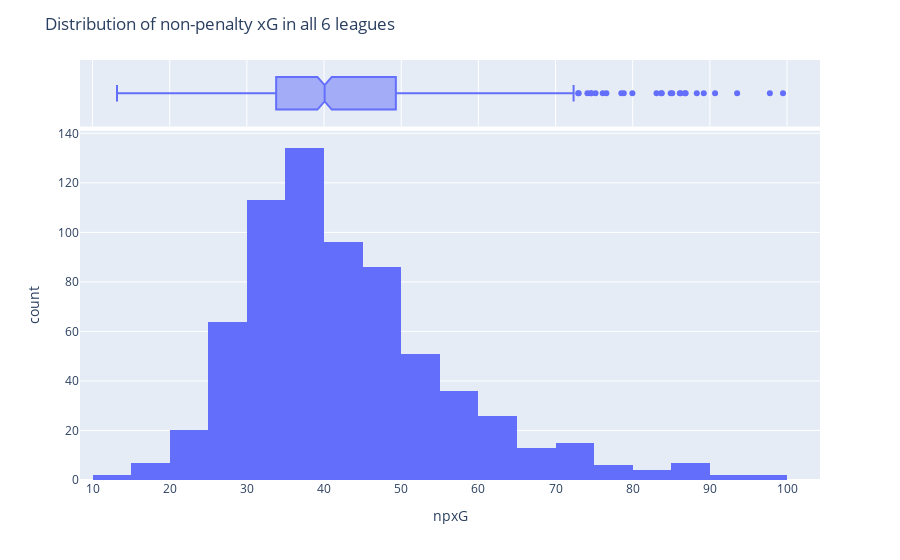

Write notebook code for a chart like this one.
### Markdown cell above
This is normal xG, but without penalties.

### Code cell
fig = px.histogram(df_understat, 'npxG', marginal="box")
fig.update_layout(title_text="Distribution of non-penalty xG in all 6 leagues")
fig.show()

### Figure 1 — Plotly figure (JSON) as saved in the notebook; plotly's stock layout.template omitted (floating-point values rounded to 4 significant figures; data arrays with more than 128 entries replaced by an {"elided": "..."} marker saying what was removed)
{"data": [{"alignmentgroup": "True", "bingroup": "x", "hovertemplate": "npxG=%{x}<br>count=%{y}<extra></extra>", "legendgroup": "", "marker": {"color": "#636efa", "pattern": {"shape": ""}}, "name": "", "offsetgroup": "", "orientation": "v", "showlegend": false, "type": "histogram", "x": {"elided": "684 float values"}, "xaxis": "x", "yaxis": "y"}, {"alignmentgroup": "True", "hovertemplate": "npxG=%{x}<extra></extra>", "legendgroup": "", "marker": {"color": "#636efa"}, "name": "", "notched": true, "offsetgroup": "", "showlegend": false, "type": "box", "x": {"elided": "684 float values"}, "xaxis": "x2", "yaxis": "y2"}], "layout": {"barmode": "relative", "legend": {"tracegroupgap": 0}, "margin": {"t": 60}, "title": {"text": "Distribution of non-penalty xG in all 6 leagues"}, "xaxis": {"anchor": "y", "domain": [0, 1], "title": {"text": "npxG"}}, "xaxis2": {"anchor": "y2", "domain": [0, 1], "matches": "x", "showgrid": true, "showticklabels": false}, "yaxis": {"anchor": "x", "domain": [0, 0.8316], "title": {"text": "count"}}, "yaxis2": {"anchor": "x2", "domain": [0.8416, 1], "matches": "y2", "showgrid": false, "showline": false, "showticklabels": false, "ticks": ""}}}
